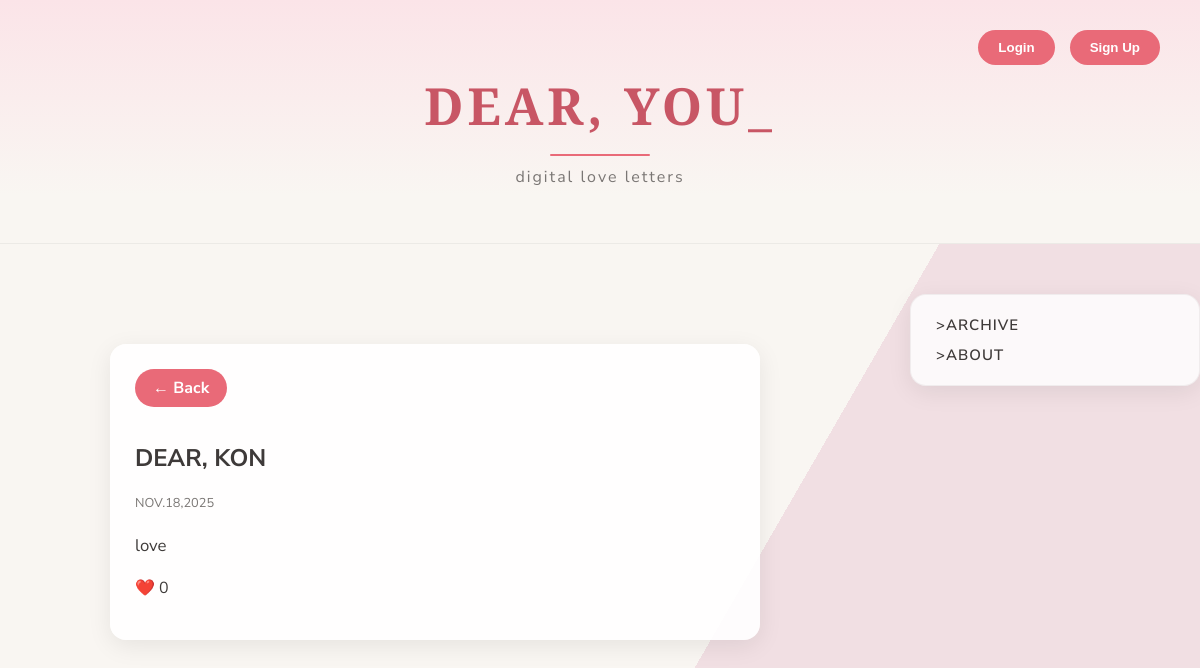
Page /letteroutarcive/13 on the committed database.
### app.py (models this page shows)
class Letter(db.Model):
    id = db.Column(db.Integer, primary_key=True)
    recipient = db.Column(db.String(200), nullable=False)
    message = db.Column(db.Text, nullable=False)
    created = db.Column(db.DateTime, default=datetime.utcnow)
    hearts = db.Column(db.Integer, default=0)
    user_id = db.Column(db.Integer, db.ForeignKey('user.id'))

### app.py (the view)
@app.route('/letteroutarcive/<int:letter_id>')
def display_letter_out_archive(letter_id):
    letter = Letter.query.get_or_404(letter_id)
    return render_template('displayout_archive.html', letter=letter)

### templates/displayout_archive.html (shortened to what this page needs)
<!DOCTYPE html>
<html lang="en">
<head>
<link rel="stylesheet" href="{{ url_for('static', filename='style.css') }}">
</head>
<body>
<header>
    <h1>DEAR, YOU_</h1>
    <div class="line"></div>
    <p class="subtext">digital love letters</p>
    <div class="auth-buttons">
        <button onclick="openModal('login')">Login</button>
        <button onclick="openModal('signup')">Sign Up</button>
    </div>
</header>
<div class="main-container">
    <div class="left-panel">
        <div class="letter-full">
            <a href="{{ url_for('archive_out') }}" class="back-btn">← Back</a>
            <h2>DEAR, {{ letter.recipient|upper }}</h2>
            <p class="letter-date">{{ letter.created.strftime('%b.%d,%Y')|upper }}</p>
            <p class="letter-message-full">{{ letter.message }}</p>
            <p>❤️ {{ letter.hearts }}</p>
        </div>
    </div>
    <div class="right-panel">
         <nav class="side-nav">
            <a href="{{ url_for('archive_out') }}">>ARCHIVE</a>
            <a href="{{ url_for('about_out') }}">>ABOUT</a>
        </nav>
    </div>
</div>
</body>
</html>

### static/style.css (style rules this page uses)
:root { --bg-light: #f9f6f2; --bg-accent: #f1dfe3; --text-main: #3e3a39; --text-sub: #7a7674; --white: #ffffff; --shadow: 0 6px 24px rgba(0, 0, 0, 0.08); --accent: #e96a78; --accent-dark: #c85665; --card: rgba(255, 255, 255, 0.8); --border: rgba(0, 0, 0, 0.05); --radius: 16px; }
body { margin: 0; font-family: 'Nunito Sans', sans-serif; color: var(--text-main); background: linear-gradient(120deg, var(--bg-light) 65%, var(--bg-accent) 35%); background-attachment: fixed; display: flex; flex-direction: column; align-items: center; min-height: 100vh; }
header { width: 100%; text-align: center; padding: 70px 20px 40px; background: linear-gradient(180deg, #fbe4e8, #f9f6f2 80%); box-shadow: inset 0 -1px 0 rgba(0, 0, 0, 0.05); }
header h1 { font-family: 'Playfair Display', serif; color: var(--accent-dark); font-size: 3.2rem; letter-spacing: 4px; margin: 0; }
.subtext { font-size: 1rem; color: var(--text-sub); margin-top: 10px; letter-spacing: 2px; }
.line { width: 100px; height: 2px; background-color: var(--accent); margin: 14px auto 0; border-radius: 10px; }
.auth-buttons { position: absolute; top: 30px; right: 40px; display: flex; gap: 15px; }
.auth-buttons button { background: var(--accent); color: var(--white); border: none; padding: 10px 20px; border-radius: 50px; cursor: pointer; font-weight: 700; transition: all 0.3s ease; }
.main-container { display: flex; gap: 40px; max-width: 1200px; width: 100%; padding: 50px 30px; flex-wrap: wrap; justify-content: center; }
.left-panel { flex: 3; min-width: 320px; }
.letter-date { font-size: 0.8rem; color: var(--text-sub); margin-bottom: 12px; }
.right-panel { flex: 1; min-width: 280px; display: flex; flex-direction: column; gap: 25px; }
.side-nav { display: flex; flex-direction: column; gap: 10px; background: var(--card); padding: 20px 25px; border-radius: var(--radius); box-shadow: var(--shadow); border: 1px solid var(--border); }
.side-nav a { text-decoration: none; color: var(--text-main); font-weight: 600; letter-spacing: 1px; transition: color 0.2s ease; font-size: 15px; }
.back-btn { display: inline-block; margin-bottom: 15px; background: #e96a78; color: #fff; padding: 8px 18px; border-radius: 25px; text-decoration: none; font-weight: 700; transition: background 0.2s ease, transform 0.2s ease; }

### templates/displayout_archive.html (style rules this page uses)
.letter-message-full { font-size: 1.05rem; line-height: 1.7; color: #3e3a39; margin-top: 20px; white-space: pre-wrap; word-wrap: break-word; overflow-wrap: break-word; overflow: hidden; overflow-y: auto; }

### rows in the picture
Letter: recipient "KON", created "NOV.18,2025", message "love", hearts "0"
